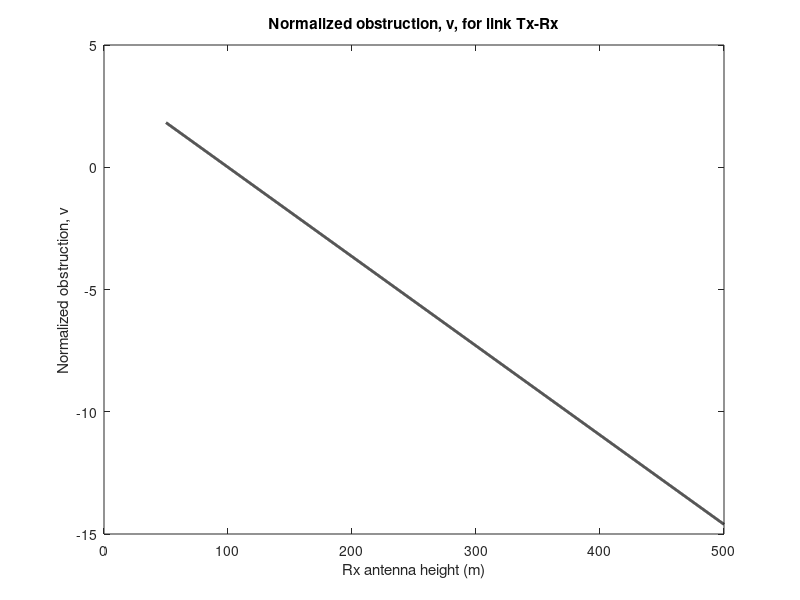

Write the MATLAB code that produced this figure. (Note: this script raises an error after producing the figure.)
%
% project25
%
% INITIALIZE ===========================================================

close all
clear

% INPUT PARAMETERS ==================================================

fMHz=2000;  % frequency in MHz

% SECONDARY PARAMETERS ==============================================

f=fMHz*1e6;
lambdac=300/fMHz;
kc=2*pi/lambdac;

% GEOMETRIC INPUTS =================================================

xt=-5000;   % m
yt=100;      % m   

stepRx = 0.1;
xr=5000;                % m
yr=[50:stepRx:500]';    % m   SAMPLING AT THE RECEIVER SIDE


% SAMPLING POINTS ALONG THE APERTURE =================================

xa=0;       % beginning of aperture
ya=100;      % beginning of aperture

R1=sqrt(lambdac*abs(xr)*abs(xt)/(abs(xr)+abs(xt))); % Fresnel radius

% 1st contribution Tx-Rx

yy=((yr-yt)./(xr-xt)).*(xa-xt)+yt;   % intersection with screen
hh=ya-yy;                            % obstruction
v=sqrt(2)*hh/R1;                     % normalized obstruction
figure,plot(yr,v,'k', 'LineWidth',2)
title('Normalized obstruction, v, for link Tx-Rx')
xlabel('Rx antenna height (m)')
ylabel('Normalized obstruction, v')

Enormalized1=(1-j)*j/2.*((0.5-mfun('FresnelC',v))-j*(0.5-mfun('FresnelS',v)));

figure,plot(yr,20*log10(abs(Enormalized1)),'k', 'LineWidth',2)
xlabel('Rx antenna height (m)')
title('Tx-Rx contribution. Relative field strength')
ylabel('Relative field strength (dB)')

figure,plot(yr,abs(Enormalized1),'k', 'LineWidth',2)
xlabel('Rx antenna height (m)')
title('Tx-Rx contribution. Relative field strength')
ylabel('Relative field strength (lin. units)')

% 2nd contribution Tx'-Rx

yy=((yr+yt)./(xr-xt)).*(xa-xt)-yt;   % intersection with screen
hh=ya-yy;                            % obstruction
v=sqrt(2)*hh/R1;                     % normalized obstruction
figure,plot(yr,v,'k', 'LineWidth',2)
title('Normalized obstruction, v, for link Image Tx-Rx')
xlabel('Rx antenna height (m)')
ylabel('Normalized obstruction, v')


Enormalized2=(1-j)*j/2.*((0.5-mfun('FresnelC',v))-j*(0.5-mfun('FresnelS',v)));

figure,plot(yr,20*log10(abs(Enormalized2)),'k', 'LineWidth',2)
xlabel('Rx antenna height (m)')
title('ImageTx-Rx contribution. Relative field strength')
ylabel('Relative field strength (dB)')

figure,plot(yr,abs(Enormalized2),'k', 'LineWidth',2)
xlabel('Rx antenna height (m)')
title('ImageTx-Rx contribution. Relative field strength')
ylabel('Relative field strength (lin. units)')

% 3rd contribution Tx-Rx'

yy=((-yr-yt)./(xr-xt)).*(xa-xt)+yt;   % intersection with screen
hh=ya-yy;                             % obstruction

v=sqrt(2)*hh/R1;                      % normalized obstruction
figure,plot(yr,v,'k', 'LineWidth',2)
title('Normalized obstruction, v, for link Tx-Image Rx')
xlabel('Rx antenna height (m)')
ylabel('Normalized obstruction, v')

Enormalized3=(1-j)*j/2.*((0.5-mfun('FresnelC',v))-j*(0.5-mfun('FresnelS',v)));

figure,plot(yr,20*log10(abs(Enormalized3)),'k', 'LineWidth',2)
xlabel('Rx antenna height (m)')
title('Tx-Image Rx contribution. Relative field strength')
ylabel('Relative field strength (dB)')

figure,plot(yr,abs(Enormalized3),'k', 'LineWidth',2)
xlabel('Rx antenna height (m)')
title('Tx-Image Rx contribution. Relative field strength')
ylabel('Relative field strength (lin units)')

% 4th contribution Tx'-Rx'================================================

yy=((-yr+yt)./(xr-xt)).*(xa-xt)-yt;   % intersection with screen
hh=ya-yy;                            % obstruction
v=sqrt(2)*hh/R1;                     % normalized obstruction
figure,plot(yr,v,'k', 'LineWidth',2)
title('Normalized obstruction, v, for link Image Tx-Image Rx')
xlabel('Rx antenna height (m)')
ylabel('Normalized obstruction, v')

Enormalized4=(1-j)*j/2.*((0.5-mfun('FresnelC',v))-j*(0.5-mfun('FresnelS',v)));

figure,plot(yr,20*log10(abs(Enormalized4)),'k', 'LineWidth',2)
xlabel('Rx antenna height (m)')
title('Image Tx-Image Rx contribution. Relative field strength')
ylabel('Relative field strength (dB)')

figure,plot(yr,abs(Enormalized4),'k', 'LineWidth',2)
xlabel('Rx antenna height (m)')
title('Image Tx-Image Rx contribution. Relative field strength')
ylabel('Relative field strength (lin. units)')

% Combine ================================================================

% Phase correction
d_DD=sqrt(((xr-xt)^2)+((yt-yr).^2));
d_RD=sqrt(((xr-xt)^2)+((-yt-yr).^2));
d_DR=sqrt(((xr-xt)^2)+((yt+yr).^2));
d_RR=sqrt(((xr-xt)^2)+((yr-yt).^2));

Phase_Cor2=exp(-j*kc*(d_RD-d_DD));
Phase_Cor3=exp(-j*kc*(d_DR-d_DD));
Phase_Cor4=exp(-j*kc*(d_RR-d_DD));

Enormalized2_p=Enormalized2.*Phase_Cor2;
Enormalized3_p=Enormalized3.*Phase_Cor3;
Enormalized4_p=Enormalized4.*Phase_Cor4;

% ===============================================================

Enormalized=Enormalized1-Enormalized2_p-Enormalized3_p+Enormalized4_p;


figure,plot(yr,20*log10(abs(Enormalized)),'k', 'LineWidth',2)
xlabel('Rx antenna height (m)')
title('Overall relative field strength')
ylabel('Relative field strength (dB)')

figure,plot(yr,abs(Enormalized),'k', 'LineWidth',2)
xlabel('Rx antenna height (m)')
title('Overall relative field strength')
ylabel('Relative field strength (lin. units)')

figure,plot(yr,20*log10(abs(Enormalized)),'k',yr,20*log10(abs(Enormalized1)),'k:',...
    yr,20*log10(abs(Enormalized2)),'k-.',yr,20*log10(abs(Enormalized3)),'k--',...
    yr,20*log10(abs(Enormalized4)),'k:')
xlabel('Rx antenna height (m)')
title('Relative field strength')
ylabel('Relative field strength (dB)')
legend('Overall','Tx-Rx path','ImageTx-Rx path','Tx-ImageRx path','ImageTx-ImageRx path') 
